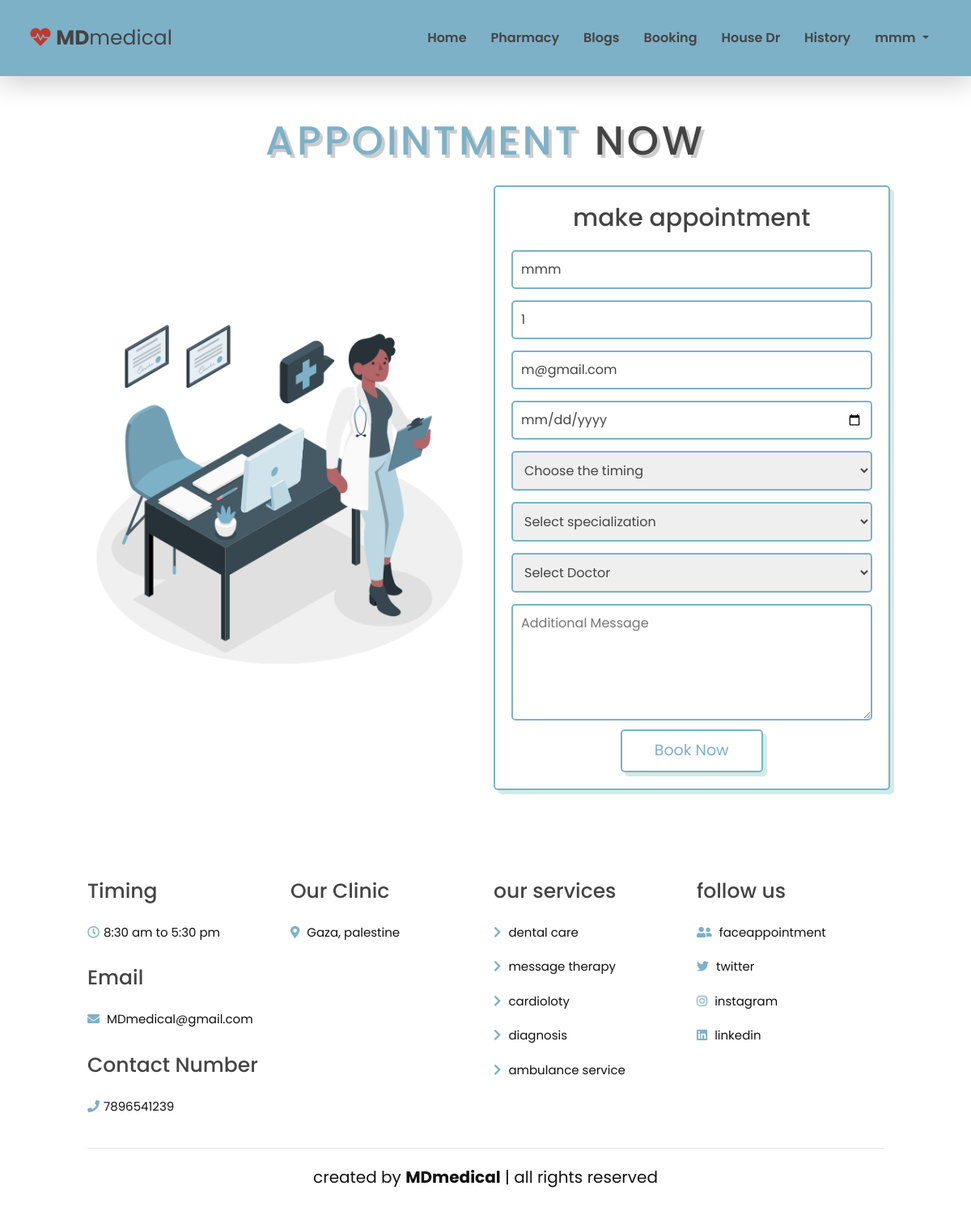
The app's page /appointment.php (signed in) with its own data.
### tables this page shows
CREATE TABLE `tplpatients` (
  `ID` int(11) NOT NULL,
  `username` varchar(255) NOT NULL,
  `fullname` varchar(255) NOT NULL,
  `email` varchar(255) NOT NULL,
  `password` varchar(55) NOT NULL,
  `phone` bigint(20) NOT NULL,
  `code` mediumtext NOT NULL,
  `active` tinyint(1) NOT NULL DEFAULT 0
);

CREATE TABLE `tblpage` (
  `ID` int(10) NOT NULL,
  `PageType` varchar(200) DEFAULT NULL,
  `PageTitle` longtext DEFAULT NULL,
  `PageDescription` longtext DEFAULT NULL,
  `Email` varchar(200) DEFAULT NULL,
  `MobileNumber` bigint(10) DEFAULT NULL,
  `UpdationDate` date DEFAULT NULL,
  `Timing` varchar(200) NOT NULL
);

### appointment.php (the view, shortened to what this page needs)
<?php
if(!isset($_SESSION['patient'])) {
    header("Location: login.php") ;
    exit() ;
} else {
include('doctor/includes/dbconnection.php');
    $patientid = $_SESSION['patient'] ;
    $stmt = $dbh->prepare("SELECT * FROM tplpatients WHERE ID = ?") ;
    $stmt->execute(array($patientid));
    $pat = $stmt->fetch() ;
?>
<!doctype html>
<html lang="en">
    <head>
<link rel="stylesheet" href="https://cdnjs.cloudflare.com/ajax/libs/font-awesome/5.15.4/css/all.min.css">
        <link href="css/bootstrap.min.css" rel="stylesheet">
        <link href="css/bootstrap-icons.css" rel="stylesheet">
        <link href="css/owl.carousel.min.css" rel="stylesheet">
        <link href="css/owl.theme.default.min.css" rel="stylesheet">
        <link href="css/templatemo-medic-care.css" rel="stylesheet">
        <link rel="stylesheet" type="text/css" href="https://cdnjs.cloudflare.com/ajax/libs/OwlCarousel2/2.1.3/assets/owl.carousel.min.css" />
  <link rel="stylesheet" href="https://cdnjs.cloudflare.com/ajax/libs/font-awesome/4.7.0/css/font-awesome.min.css">
  <link rel="stylesheet" href="https://cdnjs.cloudflare.com/ajax/libs/font-awesome/5.15.4/css/all.min.css">
  <link href="css/style.css" rel="stylesheet" />
    </head>
    <body>
        <main>
            <?php include_once('includes/header.php');?>
<section class="appointment" id="appointment">
<h1 class="heading"> <span>appointment</span> now </h1>
<div class="row">
    <div class="image">
        <img src="images/Doc2.gif" alt="">
    </div>
    <form action="<?php echo $_SERVER['PHP_SELF'];?>" method="post">
        <h3>make appointment</h3>
        <input type="text"name="name" placeholder="your name" class="box" value="<?php echo $pat['fullname'] ; ?>">
        <input type="telephone" name="phone" id="phone" placeholder="Enter Phone Number"   maxlength="10" class="box" value="<?php echo $pat['phone'] ; ?>">
        <input type="email"name="email" placeholder="your email" class="box" value="<?php echo $pat['email'] ; ?>">
        <input type="date"name="date" class="box">
        <select name="time" id="time" class="box">
            <option value="">Choose the timing</option>
        </select>
        <select onChange="getdoctors(this.value);"  name="specialization" id="specialization" class="box" required>
                                            <option value="">Select specialization</option>
    </select>
     <select name="doctorlist" id="doctorlist" class="box">
        <option value="">Select Doctor</option>
        </select>
        <textarea class="box" rows="5" id="message" name="message" placeholder="Additional Message"></textarea>
        <button type="submit" class="btn" name="submit" id="submit-button">Book Now</button>
</form>
</div>
</section>
<?php include_once('includes/footer.php');?>
    </body>
</html>
<?php
}
?>

### includes/header.php (shortened to what this page needs)
<nav class="navbar navbar-expand-lg bg-light fixed-top shadow-lg">
                <div class="container">
                <header class="header">
                <a href="index.php" class="logo"> <i class="fas fa-heartbeat"></i> <strong>MD</strong>medical </a>
</header>
                    <div class="collapse navbar-collapse" id="navbarNav">
                        <ul class="navbar-nav mx-auto">
                            <li class="nav-item active">
                                <a class="nav-link" href="index.php">Home</a>
                            </li>
                            <li class="nav-item">
                            <a class="nav-link" href="Medicine.php">Pharmacy</a>
                            </li>
                            <li class="nav-item">
                             <a class="nav-link" href="Blogs.php">Blogs</a>
                             </li>
                            <li class="nav-item">
                                <a class="nav-link" href="Appointment.php">Booking</a>
                            </li>
                            <li class="nav-item">
                                <a class="nav-link" href="house.php">House Dr</a>
                            </li>
            <?php
            if(isset($_SESSION['patient'])) {
                $patientid = $_SESSION['patient'] ;
                $stmt = $dbh->prepare("SELECT * FROM tplpatients WHERE ID = ?") ;
                $stmt->execute(array($patientid));
                $row = $stmt->fetch() ;  ?>
            <li class="nav-item">
                <a href="history.php" class="nav-link">History</a>
            </li>
            <li class="nav-item dropdown">
                <a class="nav-link dropdown-toggle" href="#" role="button" data-bs-toggle="dropdown" aria-expanded="false">
                    <?php echo $row['fullname'] ?>
                </a>
            </li>
                    <?php   }
                ?>
                        </ul>
                    </div>
                </div>
            </nav>

### includes/footer.php (shortened to what this page needs)
<footer id="contact">
    <section class="footer">
<div class="box-container">
    <div class="box">
        <?php
$sql="SELECT * from tblpage where PageType='contactus'";
$query = $dbh -> prepare($sql);
$query->execute();
$results=$query->fetchAll(PDO::FETCH_OBJ);
$cnt=1;
if($query->rowCount() > 0)
{
foreach($results as $row)
{               ?>
                            <h4>Timing</h4>
                        <ul class="list-group list-group-flush">
                            <li class="list-group-item d-flex">
                            <a href="#"> <i class="far fa-clock"></i><?php  echo ($row->Timing);?></a>
                            </li></ul>
                            <h4>Email</h4>
                            <ul class="list-group list-group-flush">
                            <li class="list-group-item d-flex">
                            <a href="#"> <i class="fas fa-envelope"></i> <?php  echo ($row->Email);?></li></a></ul>
                            <h4>Contact Number</h4>
                            <ul class="list-group list-group-flush">
                            <li class="list-group-item d-flex">
                            <a href="#"> <i class="fas fa-phone"></i><?php  echo ($row->MobileNumber);?> </li></a>
                        </ul>
    </div>
    <div class="box">
<h4>Our Clinic</h4>
<a href="#"> <i class="fas fa-map-marker-alt"></i> <?php  echo ($row->PageDescription);?> </a>
    </div>
    <?php $cnt=$cnt+1;}} ?>
    <div class="box">
        <h4>our services</h4>
        <a href="#"> <i class="fas fa-chevron-right"></i> dental care </a>
        <a href="#"> <i class="fas fa-chevron-right"></i> message therapy </a>
        <a href="#"> <i class="fas fa-chevron-right"></i> cardioloty </a>
        <a href="#"> <i class="fas fa-chevron-right"></i> diagnosis </a>
        <a href="#"> <i class="fas fa-chevron-right"></i> ambulance service </a>
    </div>
    <div class="box">
        <h4>follow us</h4>
        <a href="#"> <i class="fas fa-user-friends"></i> faceappointment </a>
        <a href="#"> <i class="fab fa-twitter"></i> twitter </a>
        <a href="#"> <i class="fab fa-instagram"></i> instagram </a>
        <a href="#"> <i class="fab fa-linkedin"></i> linkedin </a>
    </div>
</div>
<div class="credit"> created by <strong>MDmedical</strong> | all rights reserved </div>
</section>
</footer>

### css/templatemo-medic-care.css (style rules this page uses)
:root { --white-color: #FFFFFF; --primary-color: #247cff; --section-bg-color: #F9F9F9; --dark-color: #000000; --title-color: #565758; --p-color: #717275; --border-color: #eaeaea; --body-font-family: 'Open Sans', sans-serif; --h1-font-size: 48px; --h2-font-size: 36px; --h3-font-size: 32px; --h4-font-size: 28px; --h5-font-size: 24px; --h6-font-size: 22px; --p-font-size: 18px; --menu-font-size: 16px; --font-weight-light: 300; --font-weight-normal: 400; --font-weight-semibold: 600; --font-weight-bold: 700; }
body { background: var(--white-color); font-family: var(--body-font-family); position: relative; padding-top: 94px; }
a, button { touch-action: manipulation; transition: all 0.3s; }
a { color: var(--p-color); text-decoration: none; }
b, strong { font-weight: var(--font-weight-bold); }
.list-group-item { background-color: transparent; color: var(--p-color); font-size: var(--p-font-size); padding: 1rem 0; }
.list-group-item:first-child { padding-top: 0; }
.navbar { padding-top: 20px; padding-bottom: 20px; }
.navbar-expand-lg .navbar-nav .nav-link { padding-right: 1.5rem; padding-left: 1.5rem; }
.navbar-nav .nav-link { color: var(--black); font-weight: var(--font-weight-semibold); font-size: var(--menu-font-size); padding-top: 15px; padding-bottom: 15px; }

### css/style.css (style rules this page uses)
:root { --green:#7db1c7; --black:#444; --light-color:#111; --box-shadow:.5rem .5rem 0 rgba(22, 160, 133, .2); --text-shadow:.4rem .4rem 0 rgba(0, 0, 0, .2); --border:.2rem solid #7db1c7; }
* { font-family: 'Poppins', sans-serif; margin:0; padding: 0; box-sizing: border-box; outline: none; border: none; transition: all .2s ease-out; text-decoration: none; }
body { font-family: "Poppins", sans-serif; color: #000000; background-color: #ffffff; }
html { font-size: 62.5%; overflow-x: hidden; scroll-padding-top: 7rem; scroll-behavior: smooth; }
section { padding:5rem 9%; }
.appointment { background: #ffffff; }
.heading { text-align: center; padding-bottom: 2rem; text-shadow: var(--text-shadow); text-transform: uppercase; color:var(--black); font-size: 5rem; letter-spacing: .4rem; }
.heading span { text-transform: uppercase; color:#7db1c7; }
.header .logo { font-size: 2.5rem; color: var(--black); }
.header .logo i { color: #c0392b; }
.btn { display: inline-block; padding: .9rem; border:var(--border); border-radius: .5rem; box-shadow: var(--box-shadow); color:#7db1c7; cursor: pointer; font-size: 1.9rem; background: #fff; }
.appointment .row { display: flex; align-items: center; flex-wrap: wrap; gap:2rem; }
.appointment .row .image { flex:1 1 45rem; }
.appointment .row .image img { width: 100%; }
.appointment .row form { flex:1 1 45rem; background: #fff; border:var(--border); box-shadow: var(--box-shadow); text-align: center; padding: 2rem; border-radius: .5rem; }
.appointment .row form h3 { color:var(--black); padding-bottom: 1rem; font-size: 3rem; }
.appointment .row form .box { width: 100%; margin:.7rem 0; border-radius: .5rem; border:var(--border); font-size: 1.6rem; color: var(--black); text-transform: none; padding: 1rem; }
.appointment .row form .btn { padding:1rem 4rem; }
.footer .box-container { display: grid; grid-template-columns: repeat(auto-fit, minmax(22rem, 1fr)); gap:2rem; }
.footer .box-container .box h4 { font-size: 2.5rem; color:var(--black); padding: 1rem 0; }
.footer .box-container .box a { display: block; font-size: 1.5rem; color:var(--light-color); padding: 1rem 0; }
.footer .box-container .box a i { padding-right: .5rem; color:#7db1c7; }
.footer .credit { padding: 1rem; padding-top: 2rem; margin-top: 2rem; text-align: center; font-size: 2rem; color:var(--light-color); border-top: .1rem solid rgba(0, 0, 0, .1); }

### records on screen
tplpatients: fullname "mmm", name "mmm", phone "1", email "m@gmail.com"
tblpage: Timing "8:30 am to 5:30 pm", Email "MDmedical@gmail.com", MobileNumber "7896541239", PageDescription "Gaza, palestine"
